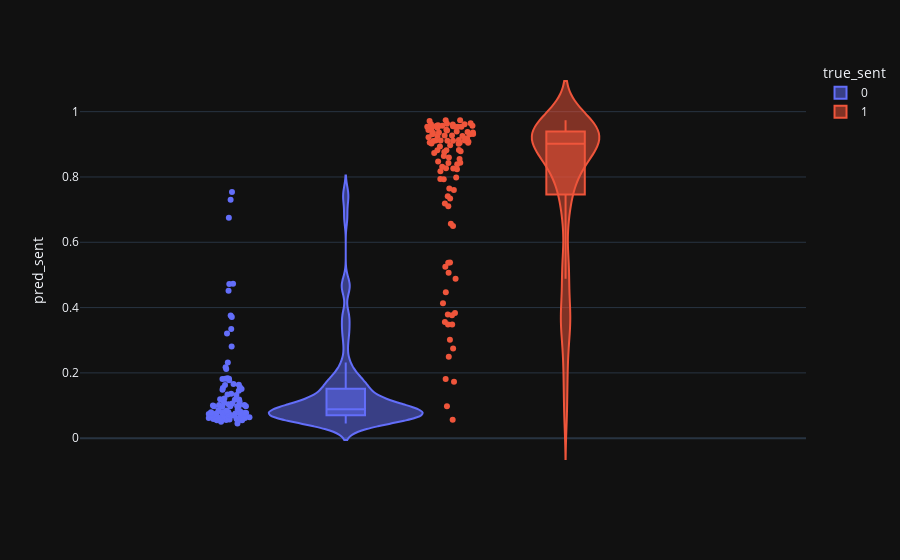

This figure's notebook cell:
### Code cell
px.violin(df, y="pred_sent", box=True, points="all", color="true_sent", template="plotly_dark")
